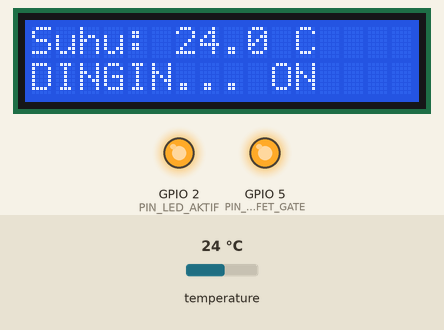
This sketch was run on a simulated ESP32. On the bench: 16×2 character LCD, output pins drawn as LEDs (lit = HIGH). The inputs (shaded band) are chosen by the test bench; at power-on: temperature 24 °C. What the sketch prints to the serial monitor is not drawn.

Above: at 3.6 s.
3.7 s: temperature set to 12 °C
At 6.1 s:
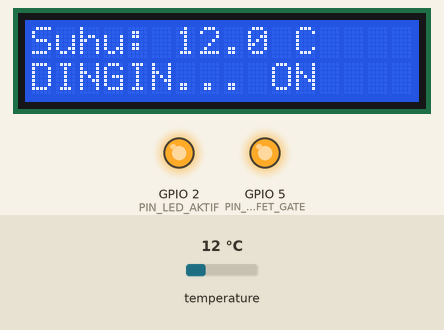
6.6 s: temperature set to 19 °C
At 7.6 s:
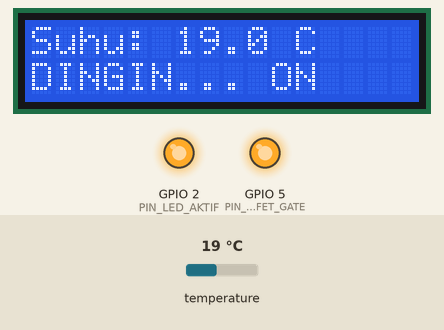
9.1 s: temperature set to 28 °C
At 10.3 s:
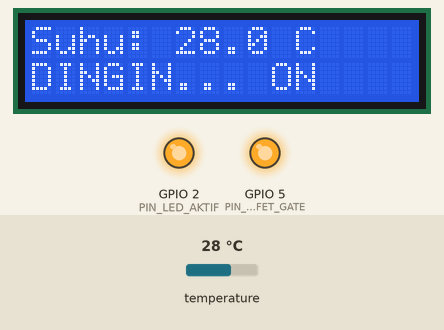
Timing chart, 0 to 12.1 s (numbered marks = the images above; inputs shaded):
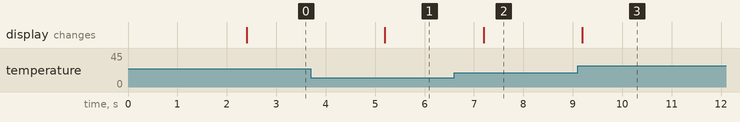

Measured:
- after the input at 3.7 s, the display: changes after 1.5 s (image 1)
- after the input at 6.6 s, the display: changes after 0.60 s (image 2)
- after the input at 9.1 s, the display: changes after 0.09 s (image 3)

The sketch:

PendinginMinumanPeltier.ino
```cpp
/*
  Pendingin Minuman Otomatis dengan Peltier + DS18B20 — ESP32
  ==========================================================
  Cara kerja:
  Sensor suhu DS18B20 ditempel di gelas/botol minuman (atau dicelup
  dalam wadah berisi air). ESP32 membaca suhu lewat protokol OneWire
  di satu kabel data. Kalau suhu minuman di atas 10 derajat Celsius,
  MOSFET IRLZ44N menyalakan modul Peltier TEC1-12706 yang didinginkan
  sisi dinginnya menempel ke wadah minuman. Begitu suhu turun di bawah
  8 derajat, Peltier dimatikan lagi. Selisih 2 derajat ini disebut
  histeresis — supaya Peltier tidak hidup-mati terus di sekitar satu
  angka yang sama. Suhu dan status tampil di LCD 16x2.

  KEJUJURAN TEKNIS (baca dulu):
  - Peltier TEC1-12706 menarik arus besar (sampai sekitar 6 ampere di
    12 volt). JANGAN catu dari pin 5V ESP32 — pakai adaptor 12V
    terpisah yang sanggup 6 ampere atau lebih.
  - Sisi PANAS Peltier WAJIB dipasang heatsink + kipas. Tanpa itu,
    panas menumpuk, sisi dingin ikut panas, dan modul bisa rusak.
  - MOSFET yang dipakai IRLZ44N (logic-level): gate 3,3 volt dari
    ESP32 sudah cukup membukanya penuh. IRFZ44N TIDAK cocok langsung
    karena butuh tegangan gate sekitar 10 volt.
  - Peltier bersifat resistif, bukan induktif, jadi rangkaian ini
    tidak memakai dioda flyback.
  - Yang didinginkan adalah wadah/minuman yang menempel di sisi
    dingin Peltier — bukan udara ruangan. Pendinginan satu gelas
    butuh beberapa menit, bukan hitungan detik.

  Wiring:
    - DS18B20: DQ -> GPIO4 (resistor pull-up 4,7 kOhm ke 3V3),
      VCC -> 3V3, GND -> GND.
    - LCD 16x2 I2C alamat 0x27: SDA -> GPIO21, SCL -> GPIO22,
      VCC -> 5V, GND -> GND.
    - MOSFET IRLZ44N: Gate -> GPIO5 (lewat resistor 100 Ohm),
      Drain -> kaki negatif Peltier, Source -> GND.
      Resistor 10 kOhm dari Gate ke GND supaya MOSFET mati saat
      ESP32 belum jalan (pull-down).
    - Peltier TEC1-12706: kaki positif -> 12V adaptor,
      kaki negatif -> Drain MOSFET.
    - LED indikator: anoda -> GPIO2 (lewat resistor 220 Ohm),
      katoda -> GND. LED nyala saat Peltier aktif.
    - Adaptor 12V: +12V ke Peltier, GND-nya DIGABUNG dengan GND ESP32.
      ESP32 dicatu lewat USB 5V terpisah.

  Library yang dibutuhkan:
    - OneWire 2.3.8
    - DallasTemperature 4.0.6
    - LiquidCrystal_I2C 1.1.2

  Video penjelasan (60 detik): link menyusul setelah upload
  Repo: https://github.com/oerban70-cloud/pendingin-minuman-otomatis-peltier-ds18b20
*/

#include <Wire.h>
#include <OneWire.h>
#include <DallasTemperature.h>
#include <LiquidCrystal_I2C.h>

// ---------- Konfigurasi pin ----------
const uint8_t PIN_DS18B20_DATA = 4;    // DQ sensor DS18B20 (OneWire)
const uint8_t PIN_MOSFET_GATE  = 5;    // gate IRLZ44N, HIGH = Peltier nyala
const uint8_t PIN_LED_AKTIF    = 2;    // LED indikator Peltier aktif
const uint8_t PIN_SDA_LCD      = 21;   // SDA bus I2C
const uint8_t PIN_SCL_LCD      = 22;   // SCL bus I2C

// ---------- Konfigurasi LCD ----------
const uint8_t ALAMAT_LCD       = 0x27;  // alamat I2C LCD 16x2
const uint8_t KOLOM_LCD        = 16;    // lebar layar (karakter)
const uint8_t BARIS_LCD        = 2;     // jumlah baris layar

// ---------- Konfigurasi suhu dan histeresis ----------
const float   SUHU_NYALA       = 10.0;  // Peltier nyala bila suhu >= nilai ini
const float   SUHU_MATI        = 8.0;   // Peltier mati bila suhu <= nilai ini
const float   SUHU_SENSOR_LEPAS = -127.0;  // kode DallasTemperature bila sensor tidak terbaca
const uint8_t RESOLUSI_SENSOR  = 12;    // resolusi DS18B20 (bit), 0,0625 derajat per langkah
const uint8_t INDEKS_SENSOR    = 0;     // sensor pertama di bus OneWire

// ---------- Konfigurasi waktu ----------
const unsigned long INTERVAL_BACA_MS = 2000;  // baca suhu tiap 2 detik

// ---------- Objek perangkat ----------
OneWire busOneWire(PIN_DS18B20_DATA);
DallasTemperature sensorSuhu(&busOneWire);
LiquidCrystal_I2C layarLcd(ALAMAT_LCD, KOLOM_LCD, BARIS_LCD);

// ---------- Status berjalan ----------
float suhuTerakhir = 0.0;        // suhu terakhir yang berhasil dibaca
bool  sensorTerbaca = false;     // false bila sensor lepas / tidak merespons
bool  pendinginAktif = false;    // true selama Peltier menyala
unsigned long waktuBacaTerakhir = 0;  // millis() saat baca suhu terakhir

void setup() {
  Serial.begin(115200);
  pinMode(PIN_MOSFET_GATE, OUTPUT);
  pinMode(PIN_LED_AKTIF, OUTPUT);
  digitalWrite(PIN_MOSFET_GATE, LOW);
  digitalWrite(PIN_LED_AKTIF, LOW);

  // Bus I2C untuk LCD (pin SDA/SCL sesuai wiring di atas).
  Wire.begin(PIN_SDA_LCD, PIN_SCL_LCD);

  // Sensor suhu: resolusi tertinggi (12 bit) supaya langkahnya halus.
  sensorSuhu.begin();
  sensorSuhu.setResolution(RESOLUSI_SENSOR);

  // LCD: gagal init = tidak ada gunanya lanjut tanpa layar.
  layarLcd.init();
  layarLcd.backlight();
  layarLcd.clear();
  layarLcd.setCursor(0, 0);
  layarLcd.print("Pendingin Minuman");
  layarLcd.setCursor(0, 1);
  layarLcd.print("Peltier + DS18B20");
  delay(1500);

  // Baca sekali di awal supaya layar langsung berisi angka.
  bacaSuhu();
  perbaruiPendingin();
  tampilkanLcd();
}

void loop() {
  unsigned long sekarang = millis();

  // Baca suhu tiap INTERVAL_BACA_MS, tanpa delay() supaya loop
  // tetap responsif di antara pembacaan.
  if (sekarang - waktuBacaTerakhir >= INTERVAL_BACA_MS) {
    waktuBacaTerakhir = sekarang;
    bacaSuhu();
    perbaruiPendingin();
    tampilkanLcd();
  }
}

// Minta DS18B20 mengukur suhu, simpan hasilnya di suhuTerakhir.
// Kalau sensor tidak merespons, sensorTerbaca = false dan suhu
// terakhir dipertahankan (bukan diisi angka ngawur).
void bacaSuhu() {
  sensorSuhu.requestTemperatures();
  float suhu = sensorSuhu.getTempCByIndex(INDEKS_SENSOR);
  if (suhu == SUHU_SENSOR_LEPAS) {
    sensorTerbaca = false;
    Serial.println("DS18B20 tidak terbaca, cek wiring DQ + pull-up 4,7k!");
  } else {
    sensorTerbaca = true;
    suhuTerakhir = suhu;
    Serial.print("Suhu minuman: ");
    Serial.print(suhuTerakhir, 1);
    Serial.println(" C");
  }
}

// Histeresis: Peltier nyala hanya bila suhu naik melewati SUHU_NYALA,
// dan mati hanya bila suhu turun melewati SUHU_MATI. Di antara
// keduanya, status dipertahankan — inilah yang mencegah MOSFET
// hidup-mati terus di sekitar satu angka yang sama.
void perbaruiPendingin() {
  if (!sensorTerbaca) {
    // Sensor lepas: matikan Peltier supaya tidak mendinginkan buta.
    pendinginAktif = false;
  } else if (suhuTerakhir >= SUHU_NYALA) {
    pendinginAktif = true;
  } else if (suhuTerakhir <= SUHU_MATI) {
    pendinginAktif = false;
  }

  digitalWrite(PIN_MOSFET_GATE, pendinginAktif ? HIGH : LOW);
  digitalWrite(PIN_LED_AKTIF, pendinginAktif ? HIGH : LOW);
}

// Tampilkan suhu (satu desimal) dan status pendingin di LCD.
// Baris 1: "Suhu: 12,5 C" — baris 2: "DINGIN..." / "Dingin OK" /
// "Sensor lepas!".
void tampilkanLcd() {
  layarLcd.clear();
  layarLcd.setCursor(0, 0);
  if (sensorTerbaca) {
    layarLcd.print("Suhu: ");
    layarLcd.print(suhuTerakhir, 1);
    layarLcd.print(" C");
  } else {
    layarLcd.print("Sensor lepas!");
  }

  layarLcd.setCursor(0, 1);
  if (!sensorTerbaca) {
    layarLcd.print("Cek kabel DQ");
  } else if (pendinginAktif) {
    layarLcd.print("DINGIN... ON");
  } else {
    layarLcd.print("Dingin OK - OFF");
  }
}
```
